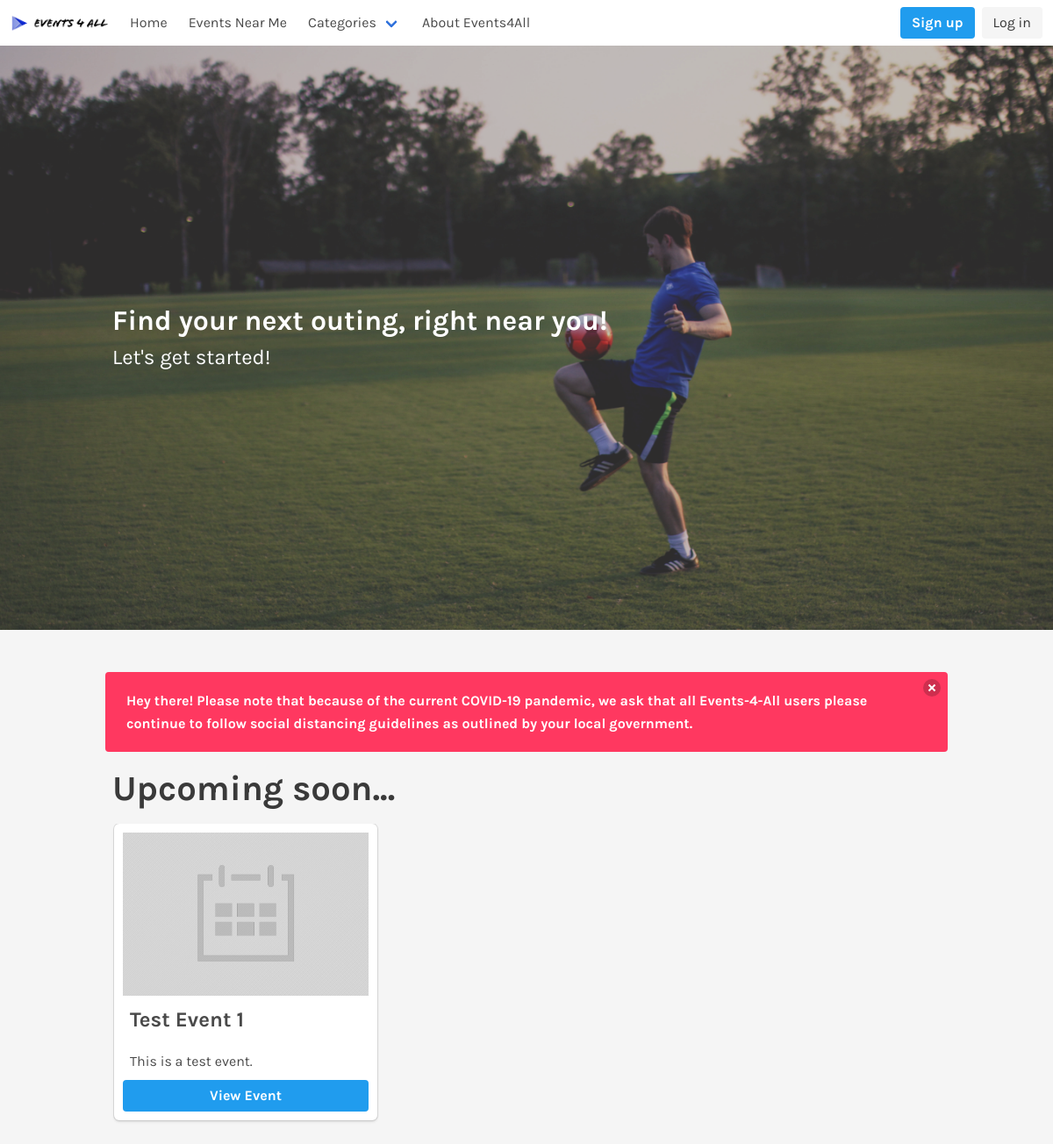
Page /home.php on the earlier database version.
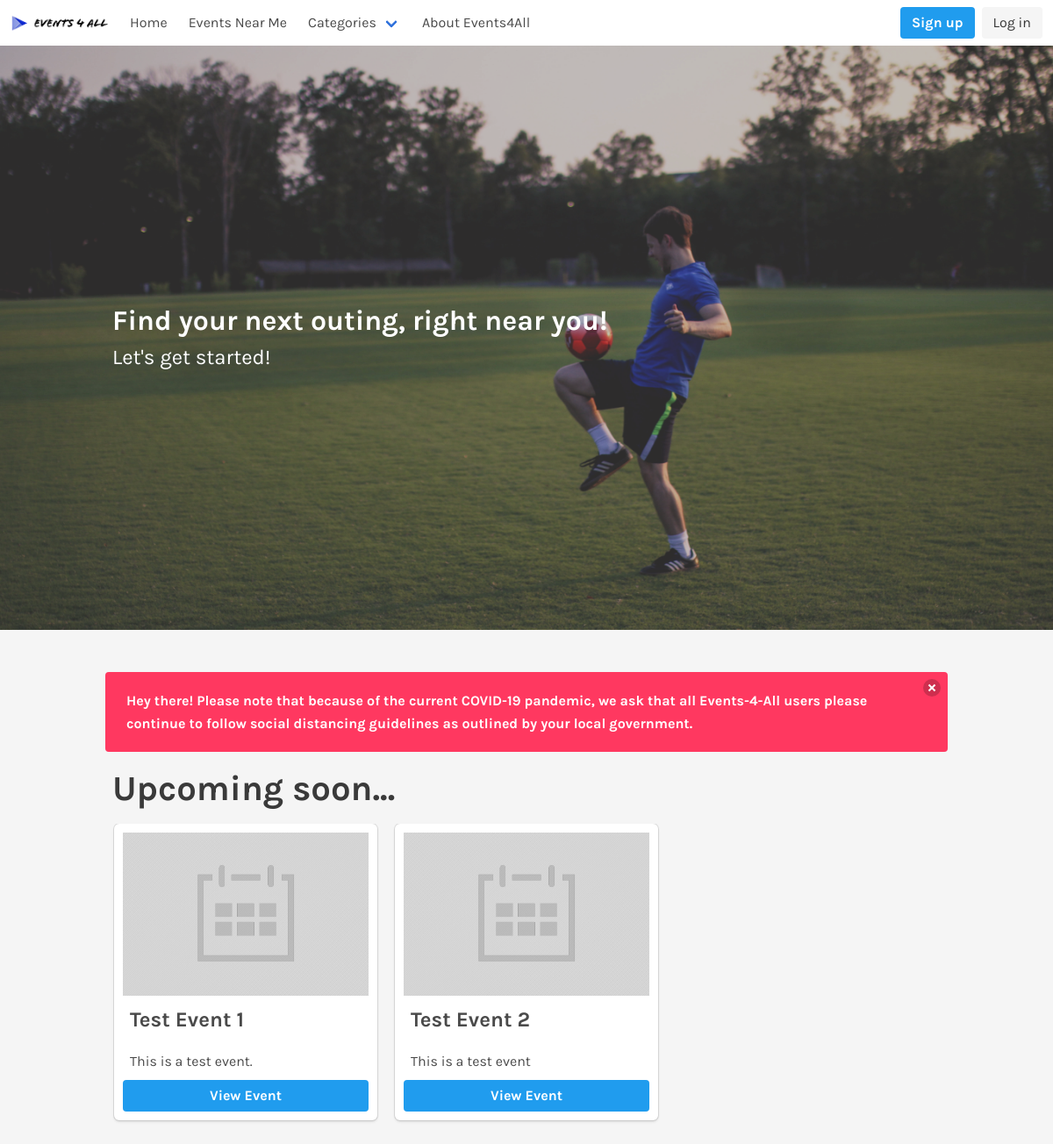
Same page on the later database version.
### tables this page shows
CREATE TABLE `Events` (
  `EventID` int(11) NOT NULL,
  `userID` int(11) UNSIGNED NOT NULL,
  `eventTitle` varchar(255) NOT NULL,
  `startDate` date NOT NULL,
  `startTime` time NOT NULL,
  `endDate` date DEFAULT NULL,
  `endTime` time NOT NULL,
  `street` varchar(255) NOT NULL,
  `city` varchar(255) NOT NULL,
  `USstate` char(2) NOT NULL,
  `zip` varchar(5) NOT NULL,
  `eventDescription` text,
  `genre` int(2) NOT NULL,
  `privacy` tinyint(1) NOT NULL DEFAULT '0',
  `maxNumAttendees` int(10) DEFAULT NULL
);

### home.php (the view, shortened to what this page needs)
<!DOCTYPE html>
<html lang="en">
<head>
    <link rel="stylesheet" href="./css/bulma.min.css">
    <link rel="stylesheet" href="./css/style.css">
    <link href="https://unpkg.com/aos@2.3.1/dist/aos.css" rel="stylesheet">
    <link rel="stylesheet" href="https://use.fontawesome.com/releases/v5.8.1/css/all.css">
</head>
<body>
    <?php require './navbar.php'; ?>
    <section class="hero is-large" data-aos="fade-in" data-aos-duration="500">
        <div id="HeroBody" class="hero-body">
            <div class="bannerTint">&nbsp;</div>
            <div class="container">
                <h1 class="title has-text-weight-bold">Find your next outing, right near you!</h1>
                <h2 class="subtitle is-size-4">Let's get started!</h2>
            </div>
        </div>
    </section>
    <section class="section">
        <div class="container">
            <div id="IndexNotification" class="notification is-danger is-size-6 has-text-weight-bold">
                <button class="delete"></button>
                Hey there! Please note that because of the current COVID-19 pandemic, we ask that all
                Events-4-All users <strong>please continue to follow social distancing guidelines as outlined by your local government.</strong>
            </div>
            <h2 class="is-size-1 has-text-weight-bold has-text-centered">Check Out Some Events</h2>
            <div class="homePageCategorySection">
                <h2 class="is-size-2 has-text-weight-bold">Upcoming soon...</h2>
                <ul class="homePageCategorySectionEventsList">
                    <?php
                        require './methods/databaseConnection.php';
                        $eventQuery = "SELECT * FROM Events WHERE privacy = 0 ORDER BY startDate ASC LIMIT 8";
                        $eventResult = $mysqli->query($eventQuery);
                        if ($eventResult->num_rows > 0) {
                            while($row = $eventResult->fetch_assoc()){
                                $eventID = $row['EventID'];
                                $eventTitle = $row['eventTitle'];
                                $eventDescription = $row['eventDescription'];
                                $imageQuery = "SELECT imageName FROM EventImgs WHERE eventID = $eventID";
                                $imageResult = $mysqli->query($imageQuery);
                                if ($imageResult)
                                list($eventImage) = mysqli_fetch_row($imageResult);
                                echo "<li class='box'>";
                                if ($eventImage === NULL) {
                                    echo "<img src='./images/DefaultEventImage.jpg' alt='Event Image' />";
                                }
                                else{
                                    echo "<img src='./images/eventImages/$eventImage' alt='Event Image' />";
                                }
                                echo "<h1 class='is-size-4 has-text-weight-bold'>$eventTitle</h1>
                                    <p class='is-size-6'>$eventDescription
                                    </p>
                                    <a href='./singleEvent.php?viewEventID=$eventID' class='button is-info is-size-6 has-text-weight-bold'>View Event</a>
                                </li>";
                            }
                        }
                    ?>
                </ul>
            </div>
        </div>
    </section>
</body>
</html>

### navbar.php (shortened to what this page needs)
<?php
if (isset($_SESSION['loggedon'])) {
	$loggedon = $_SESSION['loggedon'];
}
else {
	$loggedon = FALSE;
}
?>
    <nav class="navbar" role="navigation" aria-label="main navigation">
        <div class="navbar-brand" style="padding-top: 0; padding-bottom: 0;">
            <a class="navbar-item" style="padding-top: 0; padding-bottom: 0;" href="https://events-4all.com">
                <img src="./images/LogoDark.PNG" alt="Events-4-All" width="112" height="28">
            </a>
        </div>
        <div id="navbarBasicExample" class="navbar-menu">
            <div class="navbar-start">
            <?php
		            if ($loggedon) {
                        echo "<a class='navbar-item' href='./home.php'>Home</a>";
		            }
		            else{
                        echo "<a class='navbar-item' href='./index.php'>Home</a>";
                    }
		        ?>
                <a class="navbar-item" href="./events.php">Events Near Me</a>
                <div class="navbar-item has-dropdown is-hoverable">
                    <a class="navbar-link">Categories</a>
                </div>
                <a href="./aboutUs.php" class="navbar-item">About Events4All</a>
            </div>
            <div class="navbar-end">
                    <div class="navbar-item">
                        <div class="buttons">
                        <?php
		                    if ($loggedon) {
                                echo "<a class='button is-light' href='./methods/logOut.php'>Log Out</a>";
		                    }
		                    else{
                                echo "<a class='button is-info' href='./createAccount.php'><strong>Sign up</strong></a>";
                                echo "<a class='button is-light' href='./login.php'>Log in</a>";
                            }
		                ?>
                        </div>
                    </div>
                </div>
            </div>
    </nav>

### css/style.css (style rules this page uses)
* { padding: 0; margin: 0; -webkit-box-sizing: border-box; box-sizing: border-box; }
body { font-family: 'Karla', sans-serif; background-color: #f5f5f5; color: #3A3A3A; overflow-x: hidden; overflow: hidden; -webkit-transition: all .5s; transition: all .5s; line-height: 1.6; }
a, a:visited, a:hover, a:active { text-decoration: none; cursor: pointer; }
h1, h2, h3, h4, h5, h6, p { padding: .5rem; }
.block:not(:last-child), .box:not(:last-child), .breadcrumb:not(:last-child), .content:not(:last-child), .highlight:not(:last-child), .level:not(:last-child), .list:not(:last-child), .message:not(:last-child), .notification:not(:last-child), .progress:not(:last-child), .subtitle:not(:last-child), .table-container:not(:last-child), .table:not(:last-child), .tabs:not(:last-child), .title:not(:last-child) { margin-bottom: 0; }
#HeroBody { position: relative; background-size: cover; background-position: center; }
#HeroBody div > * { color: white; }
#HeroBody h2 { padding-top: 20px; }
.bannerTint { width: 100%; height: 100%; position: absolute; top: 0; left: 0; background-color: rgba(88, 86, 86, 0.37); }
.homePageCategorySectionEventsList { display: -webkit-box; display: -ms-flexbox; display: flex; overflow-x: scroll; padding-bottom: 10px; }
.homePageCategorySectionEventsList .box { max-width: 250px; }
.homePageCategorySectionEventsList li { display: -webkit-box; display: -ms-flexbox; display: flex; -webkit-box-orient: vertical; -webkit-box-direction: normal; -ms-flex-direction: column; flex-direction: column; min-width: 300px; max-width: 400px; padding: 10px; margin: 0 10px; }
.homePageCategorySectionEventsList li img { -ms-flex-item-align: center; -ms-grid-row-align: center; align-self: center; -ms-grid-column-align: center; justify-self: center; }
#IndexNotification { position: absolute; }

Differences in the rows shown:
added events: eventTitle "Test Event 2", eventDescription "This is a test event"
